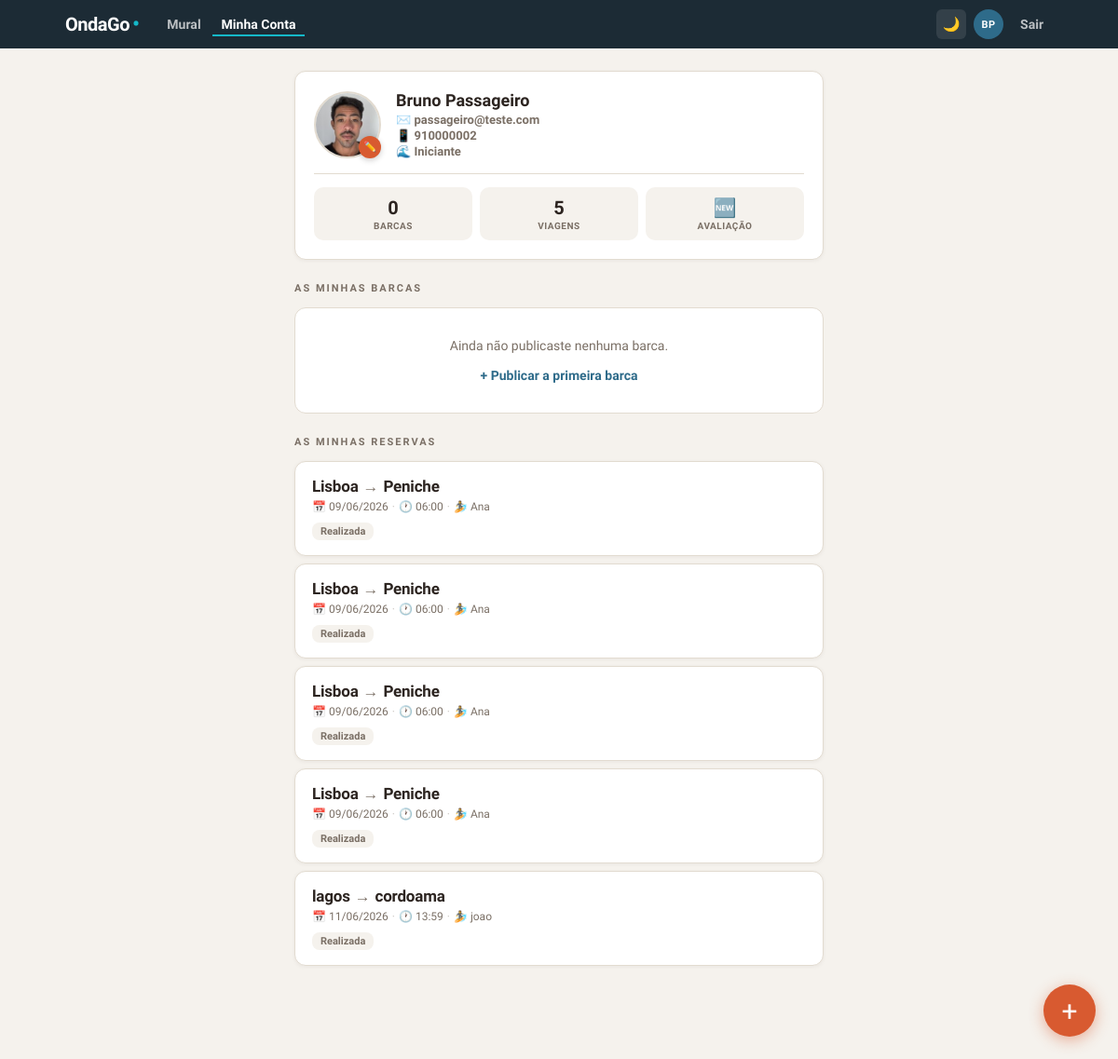
Page /minha_conta (signed in) on the committed database.
### models.py (models this page shows, shortened)
class Usuario(UserMixin, db.Model):
    __tablename__ = 'usuarios'
    id         = db.Column(db.Integer, primary_key=True)
    nome       = db.Column(db.String(100), nullable=False)
    email      = db.Column(db.String(150), unique=True, nullable=False)
    telefone   = db.Column(db.String(20), nullable=False)
    nivel      = db.Column(db.String(30), default='Iniciante')
    foto_url   = db.Column(db.String(300), default='')
    senha_hash = db.Column(db.String(256), nullable=False)
    criado_em  = db.Column(db.DateTime, default=datetime.utcnow)
    caronas    = db.relationship('Carona', backref='motorista', lazy=True)
    reservas   = db.relationship('Reserva', backref='passageiro', lazy=True)

class Reserva(db.Model):
    __tablename__ = 'reservas'
    id         = db.Column(db.Integer, primary_key=True)
    carona_id  = db.Column(db.Integer, db.ForeignKey('caronas.id'), nullable=False)
    usuario_id = db.Column(db.Integer, db.ForeignKey('usuarios.id'), nullable=False)
    criado_em  = db.Column(db.DateTime, default=datetime.utcnow)

class Carona(db.Model):
    __tablename__ = 'caronas'
    id            = db.Column(db.Integer, primary_key=True)
    motorista_id  = db.Column(db.Integer, db.ForeignKey('usuarios.id'), nullable=False)
    ponto_partida = db.Column(db.String(100), nullable=False)
    destino       = db.Column(db.String(100), nullable=False)
    data          = db.Column(db.String(10), nullable=False)
    hora          = db.Column(db.String(5), nullable=False)
    vagas_totais  = db.Column(db.Integer, nullable=False)
    tipo_prancha  = db.Column(db.String(30), default='Qualquer')
    criado_em     = db.Column(db.DateTime, default=datetime.utcnow)
    reservas      = db.relationship('Reserva', backref='carona', lazy=True)
    @property
    def expirada(self):
        try:
            dt = datetime.strptime(f"{self.data} {self.hora}", "%d/%m/%Y %H:%M")
            return datetime.now() > dt
        except:
            return False

### app.py (the view)
@app.route('/minha_conta')
@login_required
def minha_conta():
    minhas_caronas = Carona.query.filter_by(motorista_id=current_user.id).all()
    minhas_reservas = Reserva.query.filter_by(usuario_id=current_user.id).all()
    avaliacoes_feitas = {
        (a.carona_id, a.avaliado_id)
        for a in Avaliacao.query.filter_by(avaliador_id=current_user.id).all()
    }
    return render_template('minha_conta.html', caronas=minhas_caronas, reservas=minhas_reservas,
                           avaliacoes_feitas=avaliacoes_feitas)

### app.py (called while the page is built)
@login_manager.user_loader
def load_user(user_id):
    return Usuario.query.get(int(user_id))

### templates/minha_conta.html (shortened to what this page needs)
{% extends "base.html" %}
{% block content %}
<div class="container">
    <div class="perfil-card">
        <div class="perfil-top">
            <div class="avatar-wrapper">
                <div class="avatar">
                    {% if current_user.foto_url %}
                        <img src="{{ url_for('static', filename='uploads/' + current_user.foto_url) }}" alt="Foto">
                    {% else %}
                        🏄
                    {% endif %}
                </div>
                <form method="POST" action="/editar_perfil" enctype="multipart/form-data" id="form-foto">
                    <button type="button" class="avatar-upload-btn"
                            onclick="document.getElementById('input-foto').click()">✏️</button>
                </form>
            </div>
            <div class="perfil-info">
                <h2>{{ current_user.nome }}</h2>
                <p>✉️ {{ current_user.email }}</p>
                <p>📱 {{ current_user.telefone }}</p>
                <p>🌊 {{ current_user.nivel }}</p>
            </div>
        </div>
        <div class="perfil-stats">
            <div class="stat">
                <div class="stat-valor">{{ caronas|length }}</div>
                <div class="stat-label">Barcas</div>
            </div>
            <div class="stat">
                <div class="stat-valor">{{ reservas|length }}</div>
                <div class="stat-label">Viagens</div>
            </div>
            <div class="stat">
                <div class="stat-valor">🆕</div>
                <div class="stat-label">Avaliação</div>
            </div>
        </div>
    </div>
    <p class="section-title">As minhas barcas</p>
    {% if caronas %}
        {% for c in caronas %}
        <div class="barca-card">
            <div class="card-route">
                {{ c.ponto_partida }}<span class="route-arrow">→</span>{{ c.destino }}
            </div>
            <div class="card-meta">
                📅 {{ c.data }}<span class="meta-sep">·</span>🕐 {{ c.hora }}<span class="meta-sep">·</span>{{ c.vagas_totais - c.vagas_disponiveis }}/{{ c.vagas_totais }} passageiros
            </div>
            <div class="card-bottom">
                <div class="card-tags">
                    <span class="tag-prancha">🏄 {{ c.tipo_prancha }}</span>
                    {% if c.expirada %}
                        <span class="badge-realizada">Realizada</span>
                    {% elif c.lotado %}
                        <span class="badge-lotada">Lotada</span>
                    {% else %}
                        <span class="badge-vagas">{{ c.vagas_disponiveis }} vagas</span>
                    {% endif %}
                </div>
                {% if not c.expirada %}
                    <a href="/editar_carona/{{ c.id }}" class="btn-editar">✏️ Editar</a>
                {% endif %}
            </div>
        </div>
        {% endfor %}
    {% else %}
        <div class="empty">
            Ainda não publicaste nenhuma barca.<br><br>
            <a href="/nova">+ Publicar a primeira barca</a>
        </div>
    {% endif %}
    <p class="section-title" style="margin-top: 24px;">As minhas reservas</p>
    {% if reservas %}
        {% for r in reservas %}
        <div class="barca-card">
            <div class="card-route">
                {{ r.carona.ponto_partida }}<span class="route-arrow">→</span>{{ r.carona.destino }}
            </div>
            <div class="card-meta">
                📅 {{ r.carona.data }}<span class="meta-sep">·</span>🕐 {{ r.carona.hora }}<span class="meta-sep">·</span>🏄 {{ r.carona.motorista.nome.split()[0] }}
            </div>
            <div class="card-bottom">
                <div class="card-tags">
                    {% if r.carona.expirada %}
                        <span class="badge-realizada">Realizada</span>
                    {% else %}
                        <span class="badge-vagas">Confirmada</span>
                    {% endif %}
                </div>
            </div>
        </div>
        {% endfor %}
    {% else %}
        <div class="empty">
            Ainda não tens reservas.<br><br>
            <a href="/">Ver barcas disponíveis</a>
        </div>
    {% endif %}
</div>
<a href="/nova" class="fab" title="Publicar barca">+</a>
{% endblock %}

### templates/base.html (shortened to what this page needs)
<!DOCTYPE html>
<html lang="pt" data-theme="light">
<head>
</head>
<body>
<nav class="navbar">
    <div class="nav-inner">
        <a href="/" class="nav-logo">OndaGo<span class="logo-dot">•</span></a>
        <div class="nav-links" id="nav-links">
            <a href="/"
               class="nav-link {% if request.endpoint == 'index' %}active{% endif %}">Mural</a>
            {% if current_user.is_authenticated %}
                <a href="/minha_conta"
                   class="nav-link {% if request.endpoint == 'minha_conta' %}active{% endif %}">Minha Conta</a>
            {% endif %}
        </div>
        <div class="nav-right">
            <button class="theme-toggle" id="theme-btn" onclick="toggleTheme()" title="Modo escuro">🌙</button>
            {% if current_user.is_authenticated %}
                <div class="nav-avatar" title="{{ current_user.nome }}">{{ current_user.nome.split()[0][0] }}{% if current_user.nome.split()|length > 1 %}{{ current_user.nome.split()[-1][0] }}{% endif %}</div>
                <a href="/logout" class="nav-link">Sair</a>
            {% else %}
                <a href="/login"
                   class="nav-link {% if request.endpoint == 'login' %}active{% endif %}">Entrar</a>
                <a href="/registro" class="nav-btn">Criar conta</a>
            {% endif %}
        </div>
    </div>
</nav>
{% block content %}{% endblock %}
</body>
</html>

### templates/base.html (style rules this page uses)
:root { --bg: #F5F2ED; --card: #ffffff; --text: #2C2420; --text-muted: #7A6F65; --border: #E2DBD0; --shadow: rgba(44,36,32,0.06); --nav: #1C2B35; --teal: #15B8C8; --hero: #2E6B8A; --green: #0F6E56; --green-light: #E8F4F0; --red: #c62828; --red-light: #fdecea; --orange: #D85A30; }
* { margin: 0; padding: 0; box-sizing: border-box; }
body { font-family: 'Plus Jakarta Sans', sans-serif; background: var(--bg); color: var(--text); transition: background 0.3s, color 0.3s; }
.navbar { background: #1C2B35; height: 52px; width: 100%; position: sticky; top: 0; z-index: 200; }
.nav-inner { max-width: 1100px; margin: 0 auto; height: 100%; padding: 0 20px; display: flex; align-items: center; gap: 20px; }
.nav-logo { font-size: 20px; font-weight: 800; color: #ffffff; text-decoration: none; letter-spacing: -0.5px; flex-shrink: 0; display: flex; align-items: baseline; gap: 3px; }
.logo-dot { color: #15B8C8; font-size: 22px; line-height: 1; }
.nav-links { display: flex; align-items: center; gap: 2px; flex: 1; }
.nav-link { color: rgba(255,255,255,0.7); text-decoration: none; font-size: 14px; font-weight: 600; padding: 5px 10px; border-radius: 6px; transition: color 0.15s; white-space: nowrap; }
.nav-link.active { color: #ffffff; border-bottom: 2px solid #15B8C8; border-radius: 0; padding-bottom: 3px; }
.nav-right { display: flex; align-items: center; gap: 8px; flex-shrink: 0; }
.theme-toggle { background: rgba(255,255,255,0.1); border: none; color: white; width: 32px; height: 32px; border-radius: 6px; cursor: pointer; font-size: 15px; display: flex; align-items: center; justify-content: center; transition: background 0.15s; }
.nav-avatar { width: 32px; height: 32px; border-radius: 50%; background: #2E6B8A; color: #ffffff; font-size: 11px; font-weight: 800; letter-spacing: 0.5px; display: flex; align-items: center; justify-content: center; flex-shrink: 0; text-transform: uppercase; }

### rows in the picture
Usuario: nome "B", nome "P", foto_url (picture), nome "Bruno Passageiro", email "passageiro@teste.com", telefone "910000002", nivel "Iniciante"
Reserva: carona.ponto_partida "Lisboa", carona.destino "Peniche", carona.data "09/06/2026", carona.hora "06:00", carona.motorista.nome "Ana"
Reserva: carona.ponto_partida "Lisboa", carona.destino "Peniche", carona.data "09/06/2026", carona.hora "06:00", carona.motorista.nome "Ana"
Reserva: carona.ponto_partida "Lisboa", carona.destino "Peniche", carona.data "09/06/2026", carona.hora "06:00", carona.motorista.nome "Ana"
Reserva: carona.ponto_partida "Lisboa", carona.destino "Peniche", carona.data "09/06/2026", carona.hora "06:00", carona.motorista.nome "Ana"
Reserva: carona.ponto_partida "lagos", carona.destino "cordoama", carona.data "11/06/2026", carona.hora "13:59", carona.motorista.nome "joao"

### other values in the picture
{{ caronas|length }} "0"
{{ reservas|length }} "5"
